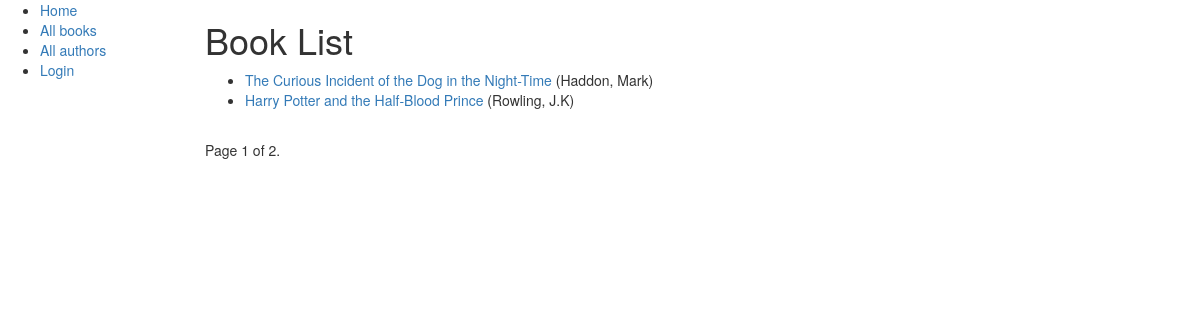
/catalog/books/, run on the app's committed database.
### catalog/models.py (models this page shows, shortened)
class Book(models.Model):
    title = models.CharField(max_length=200)
    author = models.ForeignKey('Author', on_delete=models.SET_NULL, null=True)
    summary = models.TextField(max_length=1000, help_text="Enter a brief description of the book")
    isbn = models.CharField('ISBN',max_length=13, help_text='13 Character <a href="https://www.isbn-international.org/content/what-isbn">ISBN number</a>')
    genre = models.ManyToManyField(Genre, help_text="Select a genre for this book")
    language = models.ForeignKey('Language', on_delete=models.SET_NULL, null=True)
    def get_absolute_url(self):
	"""
	Returns the url to access a particular book instance.
	"""
        return reverse('book-detail', args=[str(self.id)])

class Author(models.Model):
    first_name = models.CharField(max_length=100)
    last_name = models.CharField(max_length=100)
    date_of_birth = models.DateField(null=True, blank=True)
    date_of_death = models.DateField('Died', null=True, blank=True)
    def __str__(self):
	"""
	String for representing Model object.
	"""
	return '%s, %s' % (self.last_name, self.first_name)

### catalog/views.py (the view)
class BookListView(generic.ListView):
    model = Book
    paginate_by = 2

### catalog/templates/catalog/book_list.html
{% extends "base_generic.html" %}
{% block content %}
    <h1>Book List</h1>
    {% if book_list %}
    <ul>
      {% for book in book_list %}
      <li>
	<a href="{{ book.get_absolute_url }}">{{ book.title }}</a> ({{book.author}})
      </li>
      {% endfor %}
    </ul>
    {% else %}
      <p>There are no books in the library.</p>
    {% endif %}
{% endblock %}

### data on the page
Book: title "The Curious Incident of the Dog in the Night-Time", author "Haddon, Mark"
Book: title "Harry Potter and the Half-Blood Prince", author "Rowling, J.K"

### other printed values
{{ page_obj.number }} "1"
{{ page_obj.paginator.num_pages }} "2"
